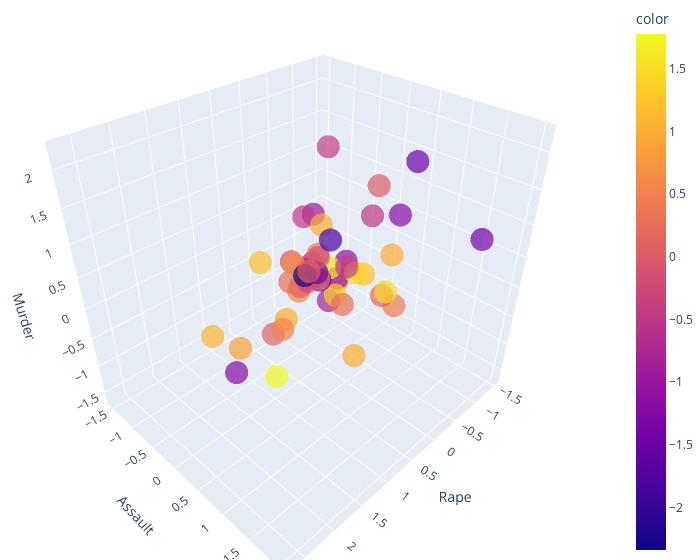

Notebook cell for this chart:
### Markdown cell above
<div class="alert alert-info">
<h3> Your turn: Plot the 3D scatterplot of the data, with color intensity for the fourth variable </h3>
</div>

### Code cell
#Make Plotly figure
import plotly.express as px
import plotly.graph_objects as go

fig = px.scatter_3d(x=X['Rape'],
                    y=X['Assault'],
                    z=X['Murder'], color=X['UrbanPop'], opacity=0.7,
                    )
fig.update_layout(
    scene = dict(
                xaxis_title='Rape',
                yaxis_title='Assault',
                zaxis_title='Murder'),
                width=700,
                margin=dict(l=0, r=0, b=0, t=0)
            )
fig.show()

### Figure 1 — Plotly figure (JSON) as saved in the notebook; plotly's stock layout.template omitted (floating-point values rounded to 4 significant figures)
{"data": [{"hovertemplate": "x=%{x}<br>y=%{y}<br>z=%{z}<br>color=%{marker.color}<extra></extra>", "legendgroup": "", "marker": {"color": [-0.5262, -1.224, 1.009, -1.084, 1.777, 0.8695, 0.7998, 0.4508, 1.009, -0.3866, 1.218, -0.8053, 1.218, -0.03769, -0.596, 0.0321, -0.9449, 0.0321, -1.015, 0.1019, 1.358, 0.5904, 0.0321, -1.503, 0.3113, -0.8751, -0.247, 1.079, -0.6658, 1.637, 0.3113, 1.428, -1.433, -1.503, 0.6602, 0.1717, 0.1019, 0.4508, 1.498, -1.224, -1.433, -0.4564, 1.009, 1.009, -2.341, -0.1773, 0.5206, -1.852, 0.0321, -0.3866], "coloraxis": "coloraxis", "opacity": 0.7, "symbol": "circle"}, "mode": "markers", "name": "", "scene": "scene", "showlegend": false, "type": "scatter3d", "x": [-0.003451, 2.509, 1.053, -0.1868, 2.089, 1.884, -1.093, -0.5858, 1.151, 0.4927, -0.1113, -0.7584, 0.2985, -0.02502, -1.071, -0.3486, -0.5319, 0.1044, -1.449, 0.7084, -0.5319, 1.496, -0.6829, -0.4456, 0.7515, -0.5211, -0.5103, 2.671, -1.265, -0.2623, 1.172, 0.525, -0.5535, -1.503, 0.01812, -0.1329, 0.8701, -0.6829, -1.395, 0.1368, -0.9094, 0.6113, 0.4603, 0.1799, -1.082, -0.05738, 0.5358, -1.287, -1.125, -0.6074], "y": [0.7908, 1.118, 1.494, 0.2332, 1.276, 0.4029, -0.7365, 0.815, 1.991, 0.4878, -1.512, -0.6153, 0.9484, -0.7001, -1.391, -0.6759, -0.7486, 0.9484, -1.064, 1.567, -0.2638, 1.021, -1.197, 1.07, 0.08776, -0.7486, -0.8335, 0.9847, -1.379, -0.1425, 1.385, 1.009, 2.015, -1.524, -0.6153, -0.2395, -0.1425, -0.785, 0.03927, 1.312, -1.027, 0.209, 0.3665, -0.6153, -1.488, -0.1789, -0.3122, -1.088, -1.427, -0.1183], "z": [1.255, 0.513, 0.07236, 0.2347, 0.2811, 0.02598, -1.041, -0.4379, 1.765, 2.229, -0.577, -1.203, 0.6058, -0.1364, -1.296, -0.4147, 0.4434, 1.765, -1.319, 0.8145, -0.7858, 1.0, -1.18, 1.928, 0.2811, -0.4147, -0.809, 1.023, -1.319, -0.08999, 0.8377, 0.7681, 1.209, -1.621, -0.1132, -0.2755, -0.6698, -0.3451, -1.018, 1.533, -0.9249, 1.255, 1.139, -1.064, -1.296, 0.1651, -0.8785, -0.4843, -1.203, -0.2291]}], "layout": {"coloraxis": {"colorbar": {"title": {"text": "color"}}, "colorscale": [[0, "#0d0887"], [0.1111, "#46039f"], [0.2222, "#7201a8"], [0.3333, "#9c179e"], [0.4444, "#bd3786"], [0.5556, "#d8576b"], [0.6667, "#ed7953"], [0.7778, "#fb9f3a"], [0.8889, "#fdca26"], [1, "#f0f921"]]}, "legend": {"tracegroupgap": 0}, "margin": {"b": 0, "l": 0, "r": 0, "t": 0}, "scene": {"domain": {"x": [0, 1], "y": [0, 1]}, "xaxis": {"title": {"text": "Rape"}}, "yaxis": {"title": {"text": "Assault"}}, "zaxis": {"title": {"text": "Murder"}}}, "width": 700}}
